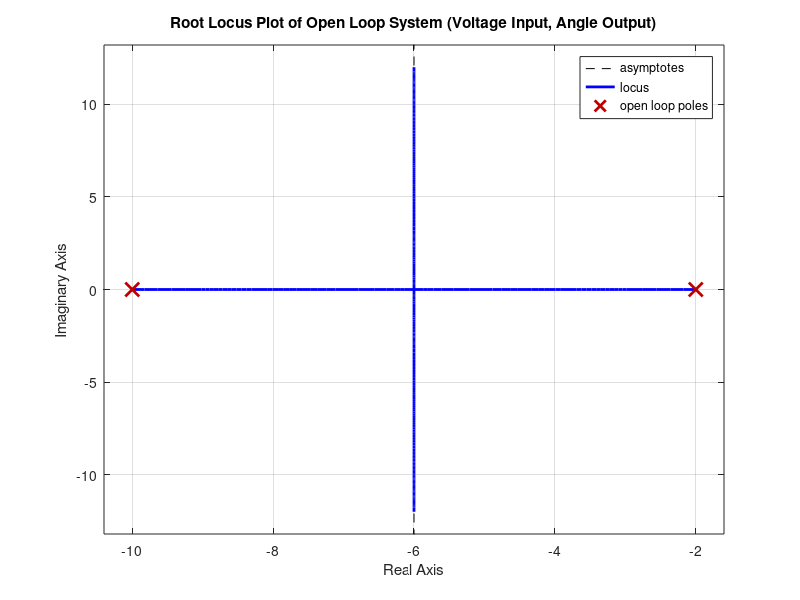

Write the MATLAB code that produced this figure.
J = 0.01;
b = 0.1;
K = 0.01;
R = 1;
L = 0.5;
s = tf('s');
G = K/((J*s+b)*(L*s+R)+K^2);

rlocus(G);
grid on;
title('Root Locus Plot of Open Loop System (Voltage Input, Angle Output)');
xlabel('Real Axis');
ylabel('Imaginary Axis');
